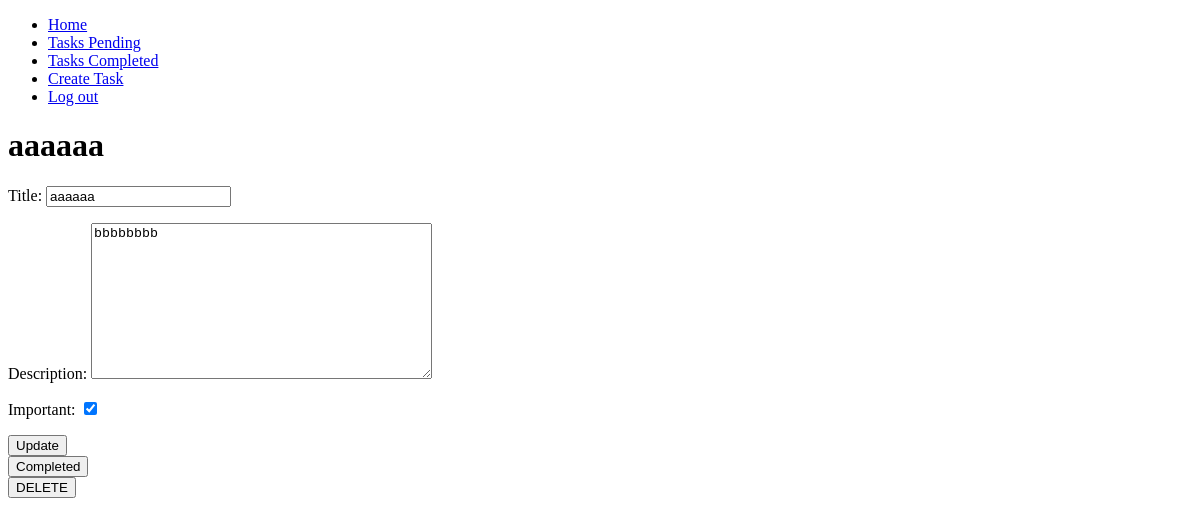
The page /tasks/6/ (signed in) on the database as committed earlier.
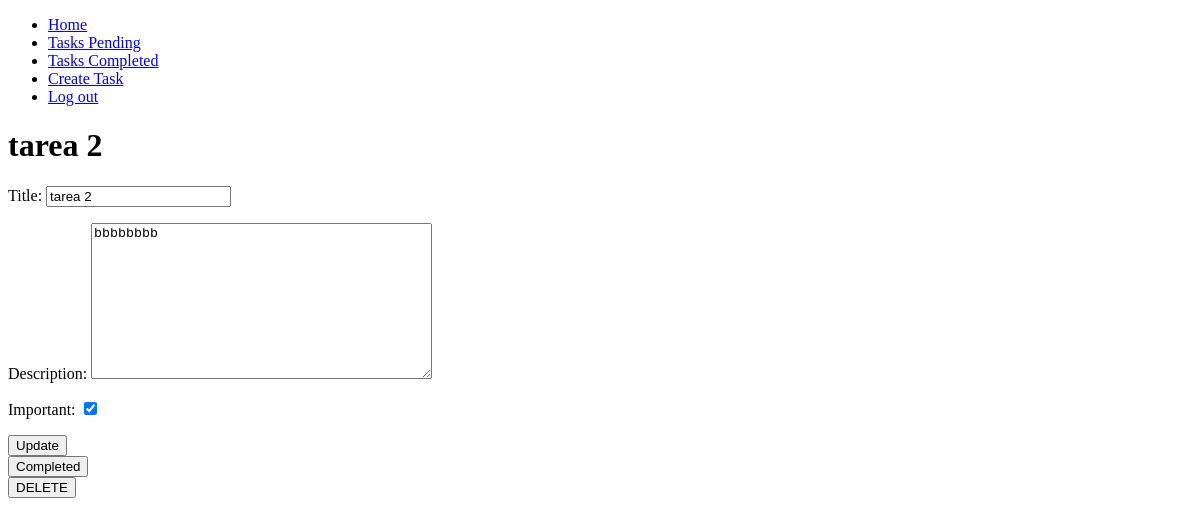
The same page on the database as committed later.
### tasks/models.py (models this page shows, shortened)
class Task(models.Model):
    title = models.CharField(max_length=100)
    description = models.TextField(blank=True)
    created = models.DateTimeField(auto_now_add=True)
    datecompleted = models.DateTimeField(null=True, blank=True)
    important = models.BooleanField(default=False)
    user = models.ForeignKey(User, on_delete=models.CASCADE)

### tasks/views.py (the view, shortened to what this page needs)
# urls.py: path('tasks/<int:task_id>/', views.task_detail, name='task_detail'),
@login_required
def task_detail(request, task_id):
    if request.method == 'GET':
        task = get_object_or_404(Task, pk=task_id, user=request.user)
        form = TaskForm(instance=task)
        return render(request, 'task_detail.html', {'task': task, 'form': form})

### tasks/forms.py
class TaskForm(ModelForm):
    class Meta:
        model = Task
        fields = ['title', 'description', 'important']

### tasks/templates/task_detail.html (shortened to what this page needs)
{% extends 'base.html' %}
{% block content %}
<h1>{{task.title}}</h1>
<form method="POST">
    {{form.as_p}}
    <button>
        Update
    </button>
</form>
<form method="POST" action="{% url 'complete_task' task.id %}">
    <button>
        Completed
    </button>
</form>
<form method="POST" action="{% url 'delete_task' task.id %}">
    <button>
        DELETE
    </button>
</form>
{% endblock %}

Rows that differ between the two databases and show on the page:
changed Task "bbbbbbbb": title "aaaaaa" → "tarea 2"
